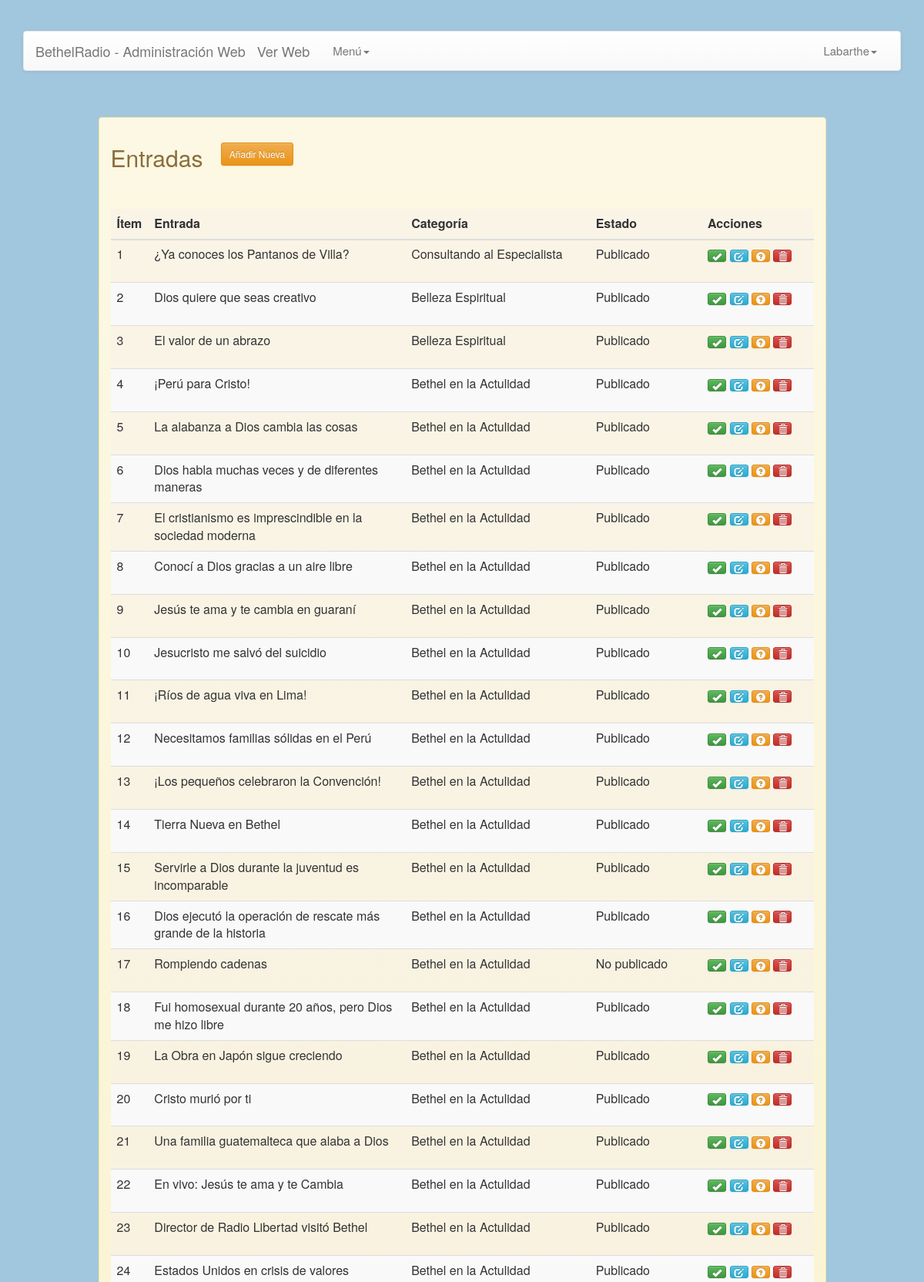
The app's page /br_ModuloAdministrador/IndexEntradas.php (signed in, upper part) with its own data.
### tables this page shows
CREATE TABLE IF NOT EXISTS `entradas` (
  `id_entrada` int(11) NOT NULL auto_increment,
  `titulo` char(100) default NULL,
  `titulo_id` char(100) NOT NULL,
  `redaccion` text,
  `tags` text NOT NULL,
  `fecha` timestamp NULL default NULL,
  `fecha_unix` char(15) NOT NULL,
  `id_categoria` char(18) NOT NULL,
  `id_audio` char(30) NOT NULL,
  `id_imagen` char(30) NOT NULL,
  `id_usuario` char(18) default NULL,
  `estado` char(12) default NULL,
  PRIMARY KEY  (`id_entrada`),
  KEY `FK_entradas_categoria_id_categoria` (`id_categoria`),
  KEY `FK_entradas_imagenes_id_imagen` (`id_imagen`),
  KEY `FK_entradas_audios_id_audio` (`id_audio`),
  KEY `FK_entradas_usuario_operacion_id_UsuarioOperacion` (`id_usuario`)
);

CREATE TABLE IF NOT EXISTS `categoria` (
  `id_categoria` char(18) NOT NULL,
  `descripcion` char(50) default NULL,
  `id_seccion` char(255) default NULL,
  `estado` int(1) NOT NULL default '1',
  PRIMARY KEY  (`id_categoria`),
  KEY `FK_categoria_seccion` (`id_seccion`)
);

### br_Entidades/Entradas.php (called while the page is built, shortened)
<?php
class Entradas extends Conexion
{
	function ObtenerEntradas()
	{
		$consulta = "SELECT E.id_entrada, E.titulo, E.estado, C.descripcion FROM entradas E inner join categoria C on E.id_categoria=C.id_categoria order by E.fecha desc";
		$resultado = mysql_query($consulta);
		if ($resultado==true) {
		 $encontro = mysql_num_rows($resultado);
			if($encontro>0) return($resultado);
			elseif ($encontro==0) {
				return $encontro;
			}
			else echo "algo inesperado sucedio, volver al <a href='../index.php'>inicio</a>";
		}
		else {
			 return(false);
			}
	}
}
?>

### br_ModuloAdministrador/vistas/FormularioEntradas.php (the view, shortened to what this page needs)
<?php
include_once('../includes/Pagina2.php');
class FormularioEntradas extends Pagina2{
	function MostrarFormularioEntradas($entradas,$privilegios)
	{
    ?>
    <?php
$this->MostarEncabezado();
  ?>
  <?php
$this->MostrarMenu($privilegios);
?>
<br/>
<br/>
<div class="row">
  <div class="col-md-10 col-md-offset-1">
<div class="alert alert-warning">
    <div class="clearfix">
      <div class="form-inline">
      	<div class="form-group">
      		<h2>Entradas</h2>
       	</div>
       	<div class="form-group">
      		&nbsp;&nbsp;&nbsp;&nbsp;&nbsp;<a class="btn btn-sm btn-warning" href="IndexNuevaEntrada.php">Añadir Nueva</a>
       	</div>
      </div>
     <br/>
     <br/>
      <table class="table table-hover table-striped text-left entradas">
      <thead>
        <tr>
	      	<th>Ítem</th>
	      	<th width="350">Entrada</th>
	      	<th width="250">Categoría</th>
          <th width="150">Estado</th>
          <th width="150">Acciones</th>
      	</tr>
      </thead>
      <tbody>
  <?php
  if($entradas!=0){
    $i=0;
      while($row=mysql_fetch_array($entradas)){
        $i++;
        ?>
            <tr>
            <td><?php echo $i?></td>
            <td><?php echo utf8_encode($row['titulo'])?></td>
            <td><?php echo utf8_encode($row['descripcion'])?></td>
            <td><?php echo $row['estado']?></td>
            <td>
            <form method="POST" action="../ModuloAdministrador/GetEstadoEntrada.php">
              <button type="submit" name="publicar"     class="btn btn-success btn-xs"
                      data-toggle="tooltip" data-placement="top" title="Publicar"> <span class="glyphicon glyphicon-ok" >          </span></button>
              <button type="submit" name="editar"       class="btn btn-info btn-xs"
                      data-toggle="tooltip" data-placement="top" title="Editar">    <span class="glyphicon glyphicon-edit">         </span></button>
              <button type="submit" name="despublicar"  class="btn btn-warning btn-xs"
                      data-toggle="tooltip" data-placement="top" title="Despublicar"> <span class="glyphicon glyphicon-question-sign"></span></button>
              <button type="submit" name="eliminar"     class="btn btn-danger btn-xs"
                      onclick="return confirm('Está seguro que desea eliminar la entrada:\n -><?php echo utf8_encode($row['titulo'])?>');"
                      data-toggle="tooltip" data-placement="top" title="Eliminar">  <span class="glyphicon glyphicon-trash"></span></button>
            </form>
            </td>
            </tr>
      <?php
        }
    }
     elseif ($entradas==0) {
   ?>
    <tr>
            <th colspan="4"><?php echo "no hay entradas"?></th>
    </tr>
   <?php
      }
  ?>
      </tbody>
    </table>
    </div>
  </div>
  </div>
</div>
    <?php
  $this->MostrarPie();
	}
}
?>

### br_ModuloAdministrador/IndexEntradas.php
<?php   session_start();
        if(isset($_SESSION['username']))
        {
        	include_once('../ModuloAdministrador/controles/ControlObtenerEntradas.php');
        	$OBJGetEntradas = new ControlObtenerEntradas;
        	$OBJGetEntradas -> ObtenerEntradas();
        }
        else echo "Acceso inadecuado";
?>

### br_ModuloAdministrador/controles/ControlObtenerEntradas.php
<?php
class ControlObtenerEntradas
{
	function ObtenerEntradas()
	{
		include_once('../Entidades/Entradas.php');
		$OBJEntradas = new Entradas;
		$entradas=$OBJEntradas -> ObtenerEntradas();
		if ($entradas>=0) {
			$privilegios = $_SESSION['privilegios'];
			include_once('../ModuloAdministrador/vistas/FormularioEntradas.php');
			$OBJFormEntradas = new FormularioEntradas;
			$OBJFormEntradas -> MostrarFormularioEntradas($entradas,$privilegios);
		}
		else{
				  $mensaje="llame al administrador o contacte a direcciones@mmmperu.org";
				  include('../includes/FormularioMensaje.php');
				  $objmen =  new FormularioMensaje;
            	  $objmen->MostrarMensajeLogin($mensaje);
		}
	}
}
?>

### br_includes/Pagina2.php (shortened to what this page needs)
<?php
class Pagina2
{
	function MostarEncabezado()
	{
		?>
	<!DOCTYPE html>
		<html lang="es">
		<head>
<link rel="stylesheet" href="../br_includes/dist/css/bootstrap.min.css">
<link rel="stylesheet" href="../br_includes/dist/css/bootstrap-theme.min.css">
<link rel="stylesheet" type="text/css" href="../includes/css/estilos-bethelradio.css">
		<?php
	}
	function MostrarMenu($privilegios){
		?>
		</head>
		<body>
		<div class="container">
      <div class="row">
		<div class="col-md-12">
		<div class="bs-example">
    <nav id="navbar-example" class="navbar navbar-default navbar-static" role="navigation">
      <div class="container-fluid">
        <div class="navbar-header">
          <a class="navbar-brand" href="index.php">BethelRadio - Administración Web</a>
          <a class="navbar-brand" target="_blank"  href="../">Ver Web</a>
        </div>
        <div class="navbar-collapse bs-example-js-navbar-collapse collapse" style="height: 1px;">
          <ul class="nav navbar-nav">
            <li class="dropdown">
              <a id="drop1" href="#" role="button" class="dropdown-toggle  redaccion" data-toggle="dropdown">Menú<b class="caret"></b></a>
            </li>
          </ul>
          <ul class="nav navbar-nav navbar-right">
            <li id="fat-menu" class="dropdown">
              <a href="#" id="drop3" role="button" class="dropdown-toggle redaccion" data-toggle="dropdown"><?php echo utf8_encode($_SESSION['username'])?><b class="caret"></b></a>
            </li>
          </ul>
        </div>
      </div>
    </nav>
  </div>
</div>
</div>
		<?php
	}
	function MostrarPie(){
		?>
</div>
		</body>
		</html>
		<?php
	}
}
?>

### br_includes/css/estilos-bethelradio.css (style rules this page uses)
body { background-color:#A1C7DE; }
.entradas { background-color: rgba(244,237,237,0.4); }
.redaccion { font-size: 15px; }

### records on screen
entradas: titulo "¿Ya conoces los Pantanos de Villa?", id_categoria.descripcion "Consultando al Especialista", estado "Publicado"
entradas: titulo "Dios quiere que seas creativo", id_categoria.descripcion "Belleza Espiritual", estado "Publicado"
entradas: titulo "El valor de un abrazo", id_categoria.descripcion "Belleza Espiritual", estado "Publicado"
entradas: titulo "¡Perú para Cristo!", id_categoria.descripcion "Bethel en la Actulidad", estado "Publicado"
entradas: titulo "La alabanza a Dios cambia las cosas", id_categoria.descripcion "Bethel en la Actulidad", estado "Publicado"
entradas: titulo "Dios habla muchas veces y de diferentes maneras", id_categoria.descripcion "Bethel en la Actulidad", estado "Publicado"
entradas: titulo "El cristianismo es imprescindible en la sociedad moderna", id_categoria.descripcion "Bethel en la Actulidad", estado "Publicado"
entradas: titulo "Conocí a Dios gracias a un aire libre", id_categoria.descripcion "Bethel en la Actulidad", estado "Publicado"
entradas: titulo "Jesús te ama y te cambia en guaraní", id_categoria.descripcion "Bethel en la Actulidad", estado "Publicado"
entradas: titulo "Jesucristo me salvó del suicidio", id_categoria.descripcion "Bethel en la Actulidad", estado "Publicado"
entradas: titulo "¡Ríos de agua viva en Lima!", id_categoria.descripcion "Bethel en la Actulidad", estado "Publicado"
entradas: titulo "Necesitamos familias sólidas en el Perú", id_categoria.descripcion "Bethel en la Actulidad", estado "Publicado"
entradas: titulo "¡Los pequeños celebraron la Convención!", id_categoria.descripcion "Bethel en la Actulidad", estado "Publicado"
entradas: titulo "Tierra Nueva en Bethel", id_categoria.descripcion "Bethel en la Actulidad", estado "Publicado"
entradas: titulo "Servirle a Dios durante la juventud es incomparable", id_categoria.descripcion "Bethel en la Actulidad", estado "Publicado"
entradas: titulo "Dios ejecutó la operación de rescate más grande de la historia", id_categoria.descripcion "Bethel en la Actulidad", estado "Publicado"
entradas: titulo "Rompiendo cadenas", id_categoria.descripcion "Bethel en la Actulidad", estado "No publicado"
entradas: titulo "Fui homosexual durante 20 años, pero Dios me hizo libre", id_categoria.descripcion "Bethel en la Actulidad", estado "Publicado"
entradas: titulo "La Obra en Japón sigue creciendo", id_categoria.descripcion "Bethel en la Actulidad", estado "Publicado"
entradas: titulo "Cristo murió por ti", id_categoria.descripcion "Bethel en la Actulidad", estado "Publicado"
entradas: titulo "Una familia guatemalteca que alaba a Dios", id_categoria.descripcion "Bethel en la Actulidad", estado "Publicado"
entradas: titulo "En vivo: Jesús te ama y te Cambia", id_categoria.descripcion "Bethel en la Actulidad", estado "Publicado"
entradas: titulo "Director de Radio Libertad visitó Bethel", id_categoria.descripcion "Bethel en la Actulidad", estado "Publicado"
entradas: titulo "Estados Unidos en crisis de valores", id_categoria.descripcion "Bethel en la Actulidad", estado "Publicado"

### other values on screen
utf8_encode($_SESSION['username']) "Labarthe"
